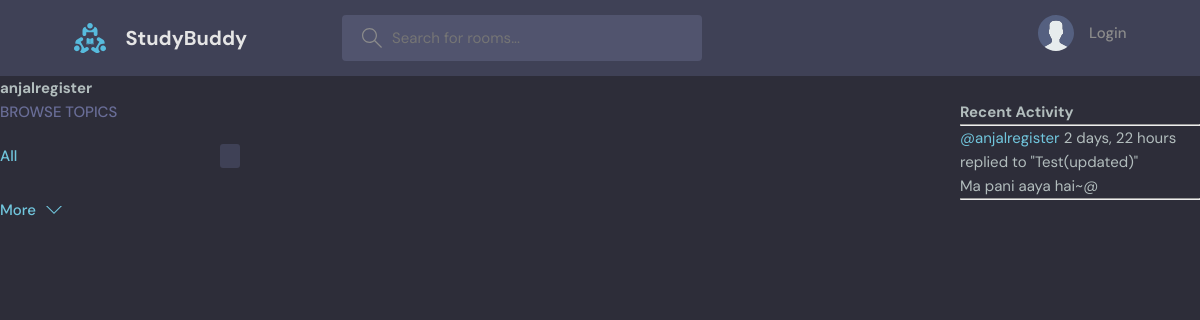
The app's page /profile/3, older data.
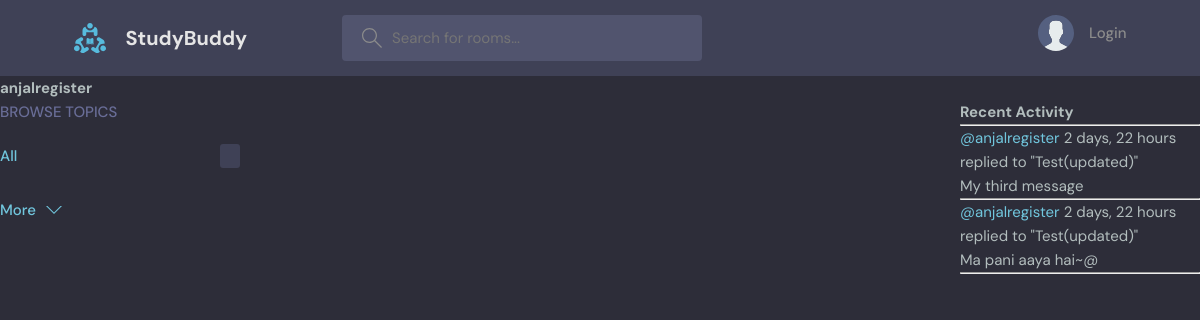
The same page, newer data.
### base/models.py (models this page shows)
class Message(models.Model):
    user = models.ForeignKey(User, on_delete=models.CASCADE)
    room = models.ForeignKey(Room, on_delete=models.CASCADE)
    body = models.TextField()
    updated = models.DateTimeField(auto_now=True)
    created = models.DateTimeField(auto_now_add=True)
    class Meta:
        ordering = ['-updated', 'created']
    def __str__(self):
        return self.body[0:50]

class Room(models.Model):
    host = models.ForeignKey(User, on_delete=models.SET_NULL, null=True)
    topic = models.ForeignKey(Topic, on_delete=models.SET_NULL, null=True)
    name = models.CharField(max_length=200)
    description = models.TextField(null=True, blank=True)
    participants = models.ManyToManyField(User, related_name='participants', blank=True)
    updated = models.DateTimeField(auto_now=True)
    created = models.DateField(auto_now_add=True)
    class Meta:
        ordering = ['updated', 'created']
    def __str__(self):
        return self.name

### base/views.py (the view)
# urls.py: path('profile/<str:pk>', views.userProfile, name='user-profile'),
def userProfile(request, pk):
    user = User.objects.get(id=pk)
    rooms = user.room_set.all()
    room_messages = user.message_set.all()
    topics = Topic.objects.all()
    context = {'user': user, 'rooms':rooms, 'room_messages': room_messages, topics: topics}
    return render(request, 'base/profile.html', context)

### base/templates/base/profile.html (shortened to what this page needs)
{% extends 'main.html' %}
{% block content %}
<h1>{{user.username}}</h1>
<div class="profile-container">
    <div>
        {% include 'base/topics_component.html'%}
    </div>
    <div>
    </div>
    <div>
        {% include 'base/activity_component.html' %}
    </div>
</div>
{% endblock %}

### base/templates/base/activity_component.html (shortened to what this page needs)
<h3>Recent Activity</h3>
<hr />
{% for message in room_messages %}
<div>
  <small> <a href="{% url 'user-profile' message.user.id %}">@{{message.user}}</a> {{ message.created|timesince }}</small>
  <small>replied to "{{message.room}}"</small>
  <p>{{message}}</p>
  <hr />
</div>
{% endfor %}

Row changes from the older to the newer data that the page shows:
added Message: user "anjalregister", created "2 days, 22 hours", room "Test(updated)", body "My third message"
